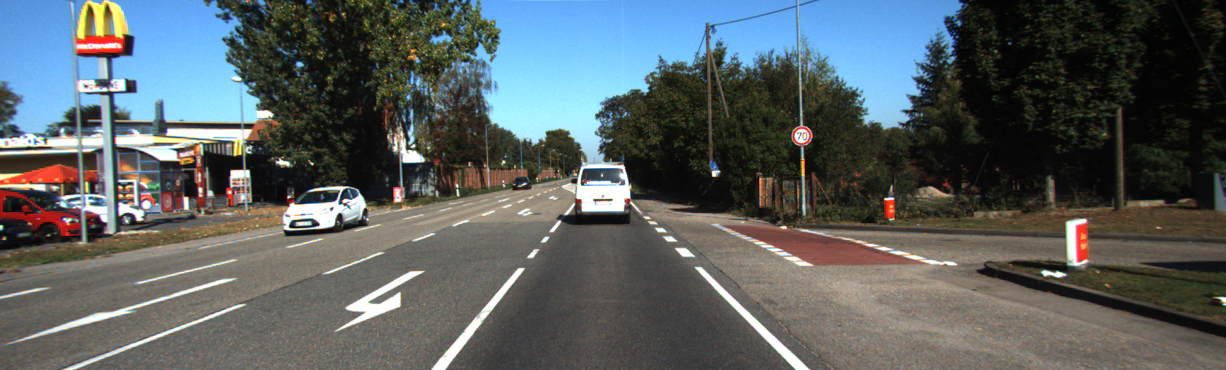
//> input picture lab03/lab03_code/images/0.png, 1226 x 370 px
$ ./match   (built with g++ and OpenCV 4)
//> lines starting //> are read from the running program, lines starting //| are printed output that depends on the picture
#include <opencv2/opencv.hpp>
#include <opencv2/features2d.hpp>
#include <opencv2/calib3d.hpp>
#include <iostream>
using namespace std;
using namespace cv;

void featureMatchingAndPoseEstimation(const cv::Mat& img1, const cv::Mat& img2, const cv::Mat& cameraMatrix) {
    // 1. 特征点检测
    cv::Ptr<cv::ORB> detector = cv::ORB::create();
    std::vector<cv::KeyPoint> keypoints1, keypoints2;
    cv::Mat descriptors1, descriptors2;

    detector->detectAndCompute(img1, Mat(), keypoints1, descriptors1);
    detector->detectAndCompute(img2, Mat(), keypoints2, descriptors2);

    cout << keypoints1.size() << endl;
    cout << keypoints2.size() << endl;

    // 绘制关键点
    Mat img_keypoints1, img_keypoints2;
    drawKeypoints(img1, keypoints1, img_keypoints1, Scalar::all(-1), DrawMatchesFlags::DEFAULT);
    drawKeypoints(img2, keypoints2, img_keypoints2, Scalar::all(-1), DrawMatchesFlags::DEFAULT);

    // 显示结果图像
    imshow("Keypoints Image 1", img_keypoints1);
    imshow("Keypoints Image 2", img_keypoints2);

    waitKey(0);

    // 2. 特征点匹配
    cv::BFMatcher matcher(cv::NORM_HAMMING, true);
    std::vector<cv::DMatch> matches;
    matcher.match(descriptors1, descriptors2, matches);

    Mat result1;
    drawMatches(img1, keypoints1, img2, keypoints2, matches, result1);
    // 显示结果
    imshow("Matches", result1);
    waitKey(0);

    // 3. 筛选匹配点
    double maxDist = 0, minDist = 100;
    for (const auto& match : matches) {
        double dist = match.distance;
        if (dist < minDist) minDist = dist;
        if (dist > maxDist) maxDist = dist;
    }

    std::vector<cv::DMatch> goodMatches;
    for (const auto& match : matches) {
        if (match.distance <= std::max(2 * minDist, 30.0)) {
            goodMatches.push_back(match);
        }
    }

    // 4. 计算位姿
    std::vector<cv::Point2f> points1, points2;
    for (const auto& match : goodMatches) {
        points1.push_back(keypoints1[match.queryIdx].pt);
        points2.push_back(keypoints2[match.trainIdx].pt);
    }

    // 假设 mask 是存储每个匹配点是否为内点的布尔向量
    std::vector<uchar> mask;
    // 存储内点的匹配点
    std::vector<cv::DMatch> Inliers;
    Mat distCoeffs;
    // 计算基础矩阵或本质矩阵
    cv::Mat E = cv::findEssentialMat(points1, points2, cameraMatrix, cv::RANSAC);

/////////////////////////////////////////////////////
    // 最小匹配点数
    const int minMatchCount = 5;
    if (points1.size() < minMatchCount) {
        std::cout << "Not enough matches to compute essential matrix!" << std::endl;
    }
    // 计算 RANSAC 迭代次数
    double confidence = 0.99; // 期望置信度
    double p = 0.8; // 估计内点比例
    int n = 5; // 本质矩阵所需的最小点对数

    // 计算 RANSAC 迭代次数
    int N = std::log(1 - confidence) / std::log(1 - std::pow(p, n));
    std::cout << "Required RANSAC iterations: " << N << std::endl;
/////////////////////////////////////////////////////

    cv::Mat R, t;
    cv::recoverPose(E, points1, points2, cameraMatrix, R, t,mask);

    // 计算内点比例
    int inlierCount = 0;
    int totalMatches = mask.size(); // 总匹配点数

    for (size_t i = 0; i < mask.size(); i++) {
        if (mask[i]) {
            inlierCount++; // 统计内点
        }
    }

    // 计算内点比例
    double inlierRatio = static_cast<double>(inlierCount) / totalMatches;

    std::cout << "Number of inliers: " << inlierCount << std::endl;
    std::cout << "Total matches: " << totalMatches << std::endl;
    std::cout << "Inlier ratio: " << inlierRatio << std::endl;

    for (size_t i = 0; i < matches.size(); i++) {
    // 如果当前匹配点是内点
    if (mask[i]) {
        Inliers.push_back(matches[i]); // 添加到内点列表中
    }
    }

    cout << "numbers of matches points " << matches.size() << endl;
    cout << "numbers of Inlier points " << Inliers.size() << endl;

    Mat result2;
    cv::drawMatches(img1, keypoints1, img2, keypoints2, Inliers, result2);
    // 显示结果
    imshow("Matches", result2);
    waitKey(0);


    // 输出结果
    std::cout << "旋转矩阵 R:\n" << R << std::endl;
    std::cout << "平移向量 t:\n" << t << std::endl;

    Mat result;
    vconcat(result1, result2, result);
    imshow("Matches", result);
    waitKey(0);


}

int main(int argc, char** argv) {
    // 读取图像
    cv::Mat img1 = cv::imread("images/0.png",IMREAD_GRAYSCALE);
//> img1: 370 rows x 1226 cols, CV_8UC1; min 1, max 255, mean 93.1
    cv::Mat img2 = cv::imread("images/1.png",IMREAD_GRAYSCALE);
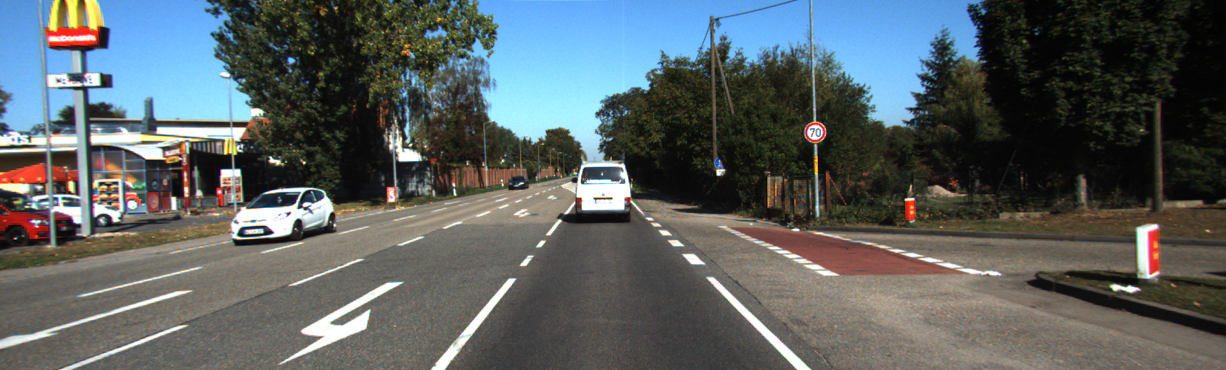
//> input picture lab03/lab03_code/images/1.png, 1226 x 370 px
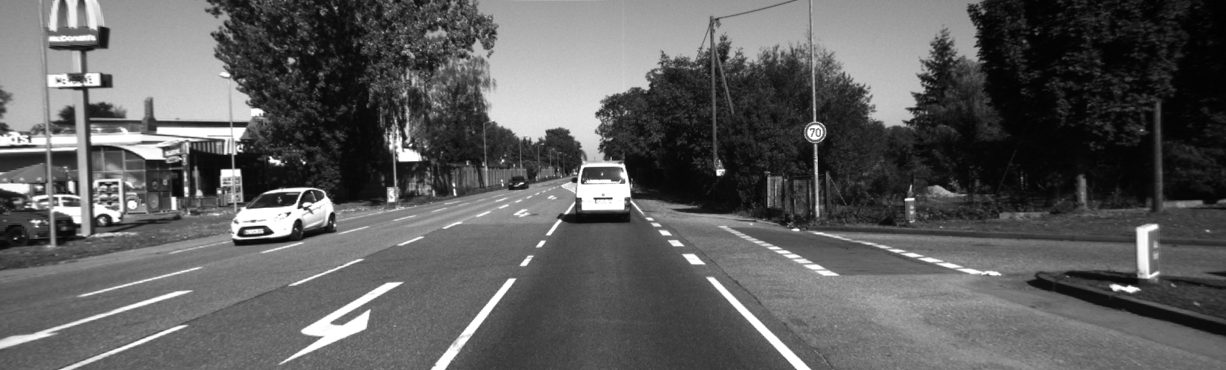
//> img2: 370 rows x 1226 cols, CV_8UC1; min 0, max 255, mean 93.7

    // 相机内参矩阵 (需要根据实际情况设置)
    cv::Mat cameraMatrix = (cv::Mat_<double>(3, 3) << 718.8560, 0, 607.1928,
                                                      0, 718.8560, 185.2157,
                                                      0, 0, 1);


    if (img1.empty() || img2.empty()) {
        std::cerr << "无法读取图像！" << std::endl;
        return -1;
    }

    featureMatchingAndPoseEstimation(img1, img2, cameraMatrix);
//> in featureMatchingAndPoseEstimation, `detector->detectAndCompute(img1, Mat(), keypoints1, descriptors1);`: keypoints1 = 500 keypoints; strongest (x, y, size): (290, 226, 37.2), (289, 226, 31), (344, 201, 31), (231, 171, 31)
//> in featureMatchingAndPoseEstimation, `detector->detectAndCompute(img2, Mat(), keypoints2, descriptors2);`: keypoints2 = 500 keypoints; strongest (x, y, size): (222, 170, 37.2), (238, 234, 37.2), (299, 206, 37.2), (272, 232, 31)
//| 500
//| 500
//> in featureMatchingAndPoseEstimation, `drawKeypoints(img1, keypoints1, img_keypoints1, Scalar::all(-1), DrawM..`:
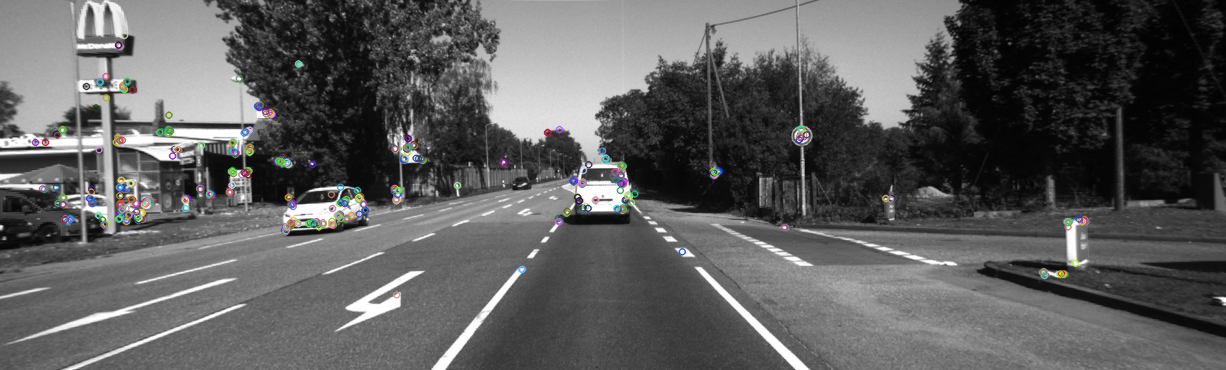
//> img_keypoints1: 370 rows x 1226 cols, CV_8UC3; mean B, G, R 92.8, 92.9, 92.8
//> in featureMatchingAndPoseEstimation, `drawKeypoints(img2, keypoints2, img_keypoints2, Scalar::all(-1), DrawM..`:
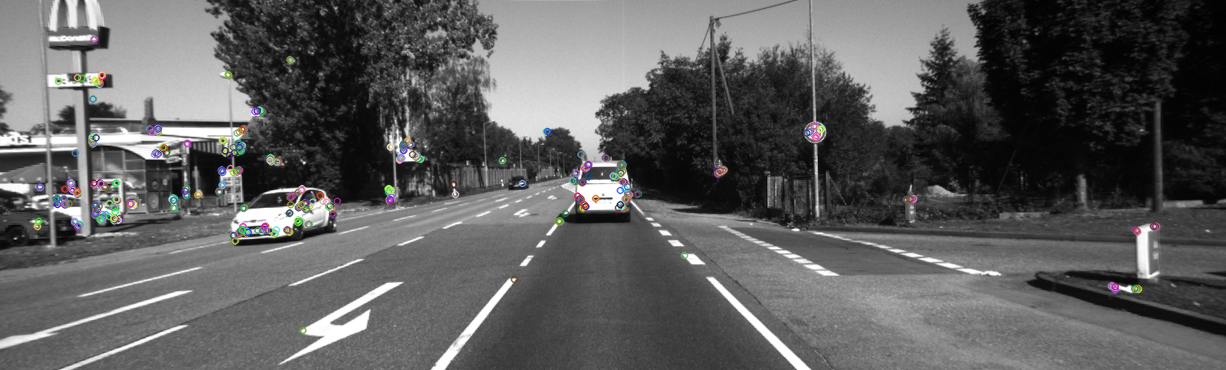
//> img_keypoints2: 370 rows x 1226 cols, CV_8UC3; mean B, G, R 93.3, 93.3, 93.4
//> in featureMatchingAndPoseEstimation, `matcher.match(descriptors1, descriptors2, matches);`: matches = 275 matches
//> in featureMatchingAndPoseEstimation, `drawMatches(img1, keypoints1, img2, keypoints2, matches, result1);`:
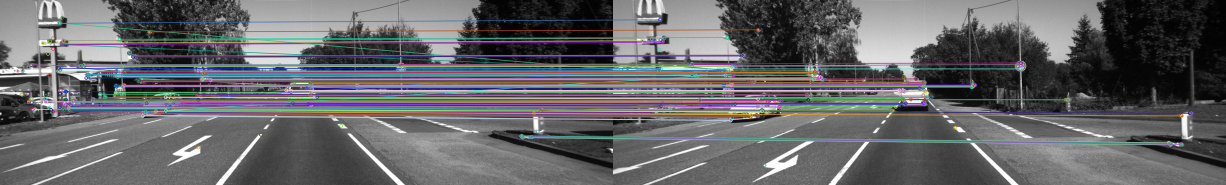
//> result1: 370 rows x 2452 cols, CV_8UC3 (shown at 1/2 size); mean B, G, R 103.9, 100.9, 101
//> the loop in featureMatchingAndPoseEstimation, `for (const auto& match : matches)` made 275 passes
//> (dist, minDist, maxDist) on pass 1: (29, 29, 29)
//> (dist, minDist) on passes 2, 4, 75, 76, 129, 200: (19, 19), (10, 10), (9, 9), (8, 8), (7, 7), (5, 5)
//> after the loop in featureMatchingAndPoseEstimation, `for (const auto& match : matches)`: minDist = 4; maxDist = 81
//> after the loop in featureMatchingAndPoseEstimation, `for (const auto& match : matches)`: goodMatches = 148 matches
//> the loop in featureMatchingAndPoseEstimation, `for (const auto& match : goodMatches)` made 148 passes
//> after the loop in featureMatchingAndPoseEstimation, `for (const auto& match : goodMatches)`: points1 = 148 Points (x, y), first 12: [394, 188], [1044, 275], [344, 201], [576, 182], [577, 197], [629, 196], [622, 165], [296, 223], [423, 160], [621, 169], [293, 220], [120, 46]; points2 = 148 Points (x, y), first 12: [388, 188], [1114.8, 289.2], [304.8, 204], [576, 181], [577, 196], [629, 194], [622, 164], [246, 230.4], [420, 159], [621, 168], [242.4, 226.8], [94, 39]
//> in featureMatchingAndPoseEstimation, `cv::Mat E = cv::findEssentialMat(points1, points2, cameraMatrix, cv::R..`: E = [[-0.000249, -0.707, -0.0177], [0.707, -0.000266, -0.0111], [0.0189, 0.011, -2.05e-05]]
//> in featureMatchingAndPoseEstimation, `cv::recoverPose(E, points1, points2, cameraMatrix, R, t,mask);`: R = [[1, -0.00035, -0.000102], [0.00035, 1, -0.00169], [0.000102, 0.00169, 1]]; t = [-0.0156, 0.0268, -1]; mask = 148 values, max 255 at index 0, min 0 at index 3, mean 144.7
//> in featureMatchingAndPoseEstimation, `int totalMatches = mask.size();`: totalMatches = 148
//> the loop in featureMatchingAndPoseEstimation, `for (size_t i = 0; i < mask.size(); i++)` made 148 passes
//> after the loop in featureMatchingAndPoseEstimation, `for (size_t i = 0; i < mask.size(); i++)`: inlierCount = 84
//> in featureMatchingAndPoseEstimation, `double inlierRatio = static_cast<double>(inlierCount) / totalMatches;`: inlierRatio = 0.568
//| Number of inliers: 84
//| Total matches: 148
//| Inlier ratio: 0.567568
//> after the loop in featureMatchingAndPoseEstimation, `for (size_t i = 0; i < matches.size(); i++)`: Inliers = 185 matches
//| numbers of matches points 275
//| numbers of Inlier points 185
//> in featureMatchingAndPoseEstimation, `cv::drawMatches(img1, keypoints1, img2, keypoints2, Inliers, result2);`:
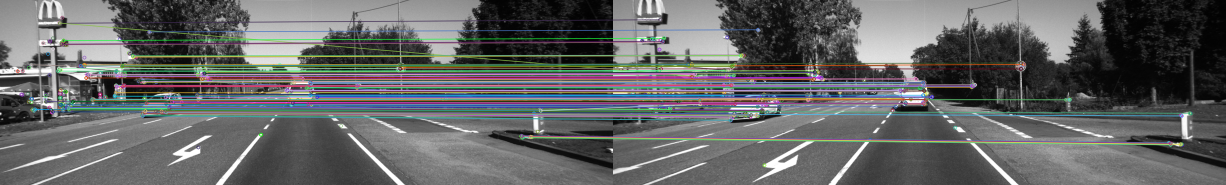
//> result2: 370 rows x 2452 cols, CV_8UC3 (shown at 1/2 size); mean B, G, R 100.8, 100.7, 99.4
//| 旋转矩阵 R:
//| [0.9999999335885539, -0.0003499620656204466, -0.0001017321999631383;
//|  0.0003497899101667049, 0.9999985152267989, -0.001687362206674776;
//|  0.0001023225616771858, 0.001687326509717535, 0.9999985712286507]
//| 平移向量 t:
//| [-0.01559237188521938;
//|  0.02675250474500179;
//|  -0.999520475742674]
//> in featureMatchingAndPoseEstimation, `vconcat(result1, result2, result);`:
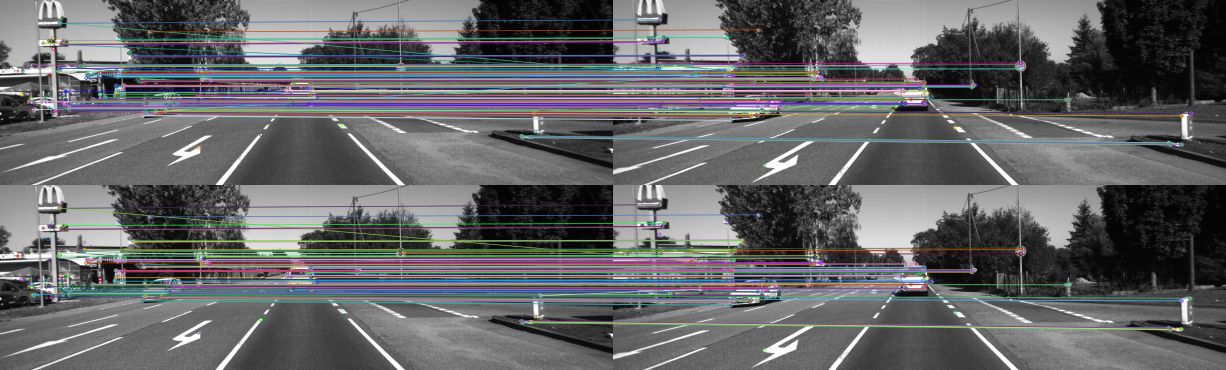
//> result: 740 rows x 2452 cols, CV_8UC3 (shown at 1/2 size); mean B, G, R 102.3, 100.8, 100.2

    return 0;
}
